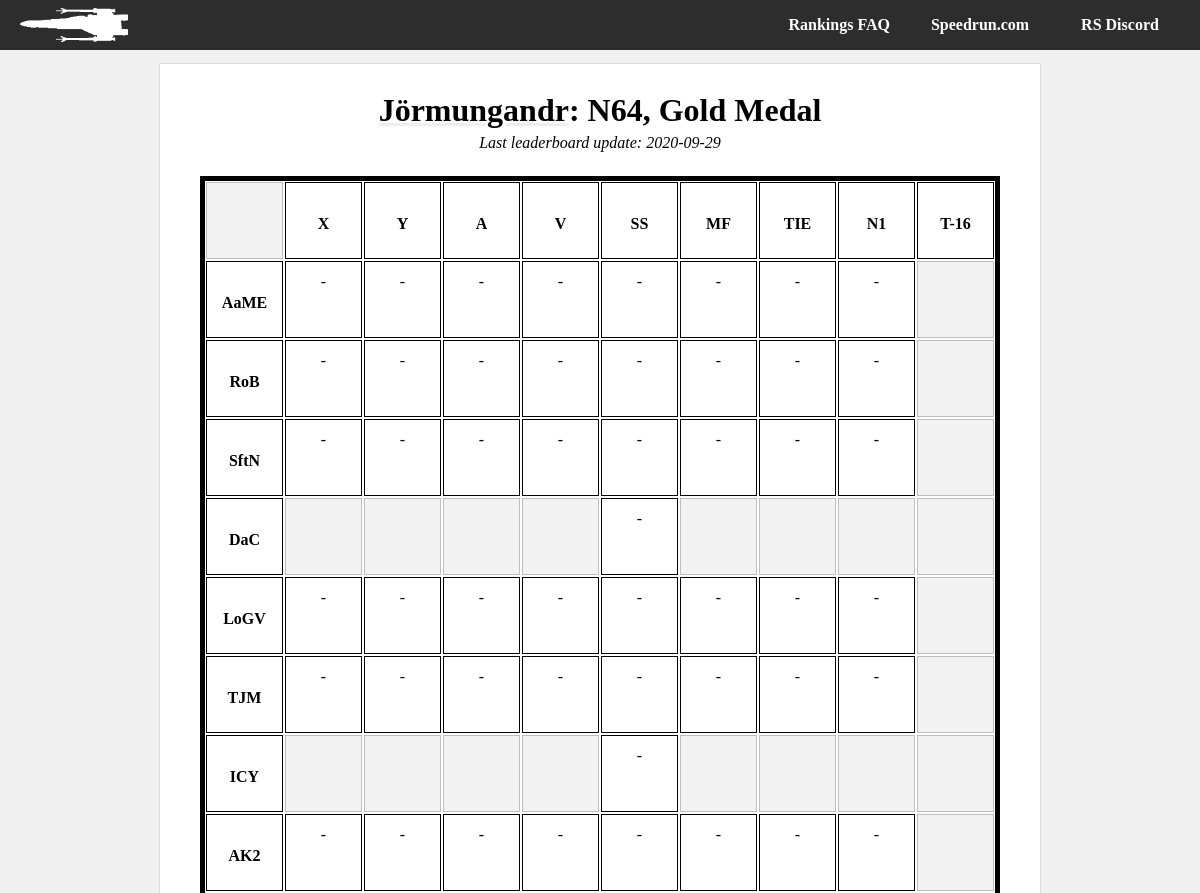
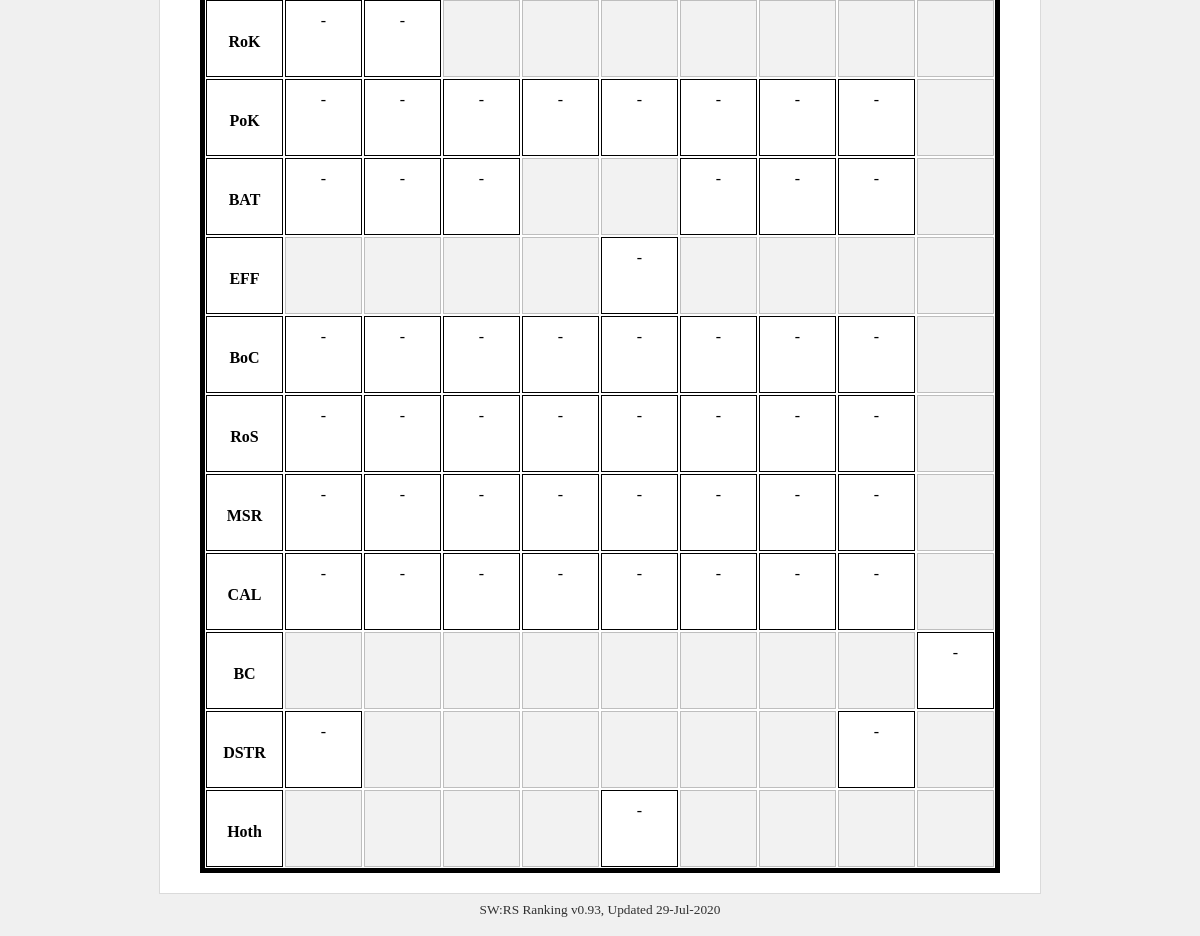
/player/Jörmungandr/n64_gold, run on the app's committed database (2 pictures, top to bottom).
### tables this page shows
CREATE TABLE metadata (field          text primary key,value          text);

### swrs.py (the view)
@app.route('/player/<player_id>/<category>')
def player_cat(player_id, category):
    con = lite.connect(DATABASE)
    with con:
        cur = con.cursor()
        cur.execute('SELECT value FROM metadata ' +
                    'WHERE field = "last_update"')
    last_up = cur.fetchall()[0][0]
    tag = last_up + '_' + category
    if category[0:2] == 'pc':
        console = "PC"
    elif category[0:3] == 'n64':
        console = 'N64'
    else:
        console = 'CONSOLE?'
    if category[-3:] == 'any':
        medal_type = "Any Medal"
    elif category[-4:] == 'gold':
        medal_type = 'Gold Medal'
    else:
        medal_type = 'MEDAL?'
    runs = []
    bests = []
    for lev in il_level_names:
        level_array = []
        bests_level = []
        for ship in il_category_names:
            cur = con.cursor()
            with con:
                cur.execute('SELECT level, category, time, rank, "src_link" ' +
                            'FROM il_runs_' + last_up + ' ' +
                            'WHERE player = "' + player_id + '" AND ' +
                            'platform = "' + console + '" AND ' +
                            'level = "' + lev + '" AND ' +
                            'category = "' + ship + '" AND ' +
                            'medal = "' + medal_type + '";')
            run = cur.fetchall()
            player_best = 0
            if run:
                run = list(run[0])
                player_best = run[2]
                run[2] = convert_seconds(player_best)
            level_array.append(run)
            with con:
                cur.execute('SELECT time ' +
                            'FROM il_runs_' + last_up + ' ' +
                            'WHERE rank = 1 AND ' +
                            'platform = "' + console + '" AND ' +
                            'level = "' + lev + '" AND ' +
                            'category = "' + ship + '" AND ' +
                            'medal = "' + medal_type + '";')
            best_run = cur.fetchall()
            if best_run:
                best_run = list(best_run[0])[0]
                print(player_best, best_run)
                best_run = player_best - best_run
                print(best_run)
                best_run = convert_seconds(best_run)
            bests_level.append(best_run)
        runs.append(level_array)
        bests.append(bests_level)
    try:
        return render_template('player-category.html',
                               name=player_id,
                               medal=medal_type,
                               platform=console,
                               runs=runs,
                               best_times=bests,
                               last_update=DATESTAMP)
    except Exception as e:
        return str(e)

### swrs.py (called while the page is built)
def convert_seconds(in_time):
    out_time = 'ERR'
    secs = in_time % 60
    mins = int((in_time - secs) // 60)
    if secs < 10:
        secs = '0' + str(secs)
    else:
        secs = str(secs)
    if len(secs) > 6:
        secs = secs[:6]
    elif len(secs) > 2:
        while len(secs) < 6:
            secs += '0'
    out_time = str(mins) + ':' + str(secs)
    return out_time

@app.teardown_appcontext
def close_connection(exception):
    db = getattr(g, '_database', None)
    if db is not None:
        db.close()

### templates/player-category.html (shortened to what this page needs)
{% from "macros.html" import header, footer, categories, title, pc_title, player_chart %}
{{ header(name +" | SWRS") }}
{% set link = "/player/" + name %}
{{ pc_title(name, platform, medal, last_update, link) }}</a>
{% set level_acronyms = ["AaME",
"RoB",
"SftN",
"DaC",
"LoGV",
"TJM",
"ICY",
"AK2",
"RoK",
"PoK",
"BAT",
"EFF",
"BoC",
"RoS",
"MSR",
"CAL",
"BC",
"DSTR",
"Hoth"] %}
    <div id="about">
            <div id="runs-table">
                <div class="runs-table-row">
                    <div class="runs-table-timebox header ghosted"> </div>
                    <div class="runs-table-timebox header"><div class="centertext">X</div></div>
                    <div class="runs-table-timebox header"><div class="centertext">Y</div></div>
                    <div class="runs-table-timebox header"><div class="centertext">A</div></div>
                    <div class="runs-table-timebox header"><div class="centertext">V</div></div>
                    <div class="runs-table-timebox header"><div class="centertext">SS</div></div>
                    <div class="runs-table-timebox header"><div class="centertext">MF</div></div>
                    <div class="runs-table-timebox header"><div class="centertext">TIE</div></div>
                    <div class="runs-table-timebox header"><div class="centertext">N1</div></div>
                    <div class="runs-table-timebox header"><div class="centertext">T-16</div></div>
                </div>
            {% for i in range(runs|length): %}
                {% set level = runs[i] %}
                <div class="runs-table-row {{ level_acronyms[i] }}">
                <div class="runs-table-timebox header"><div class="centertext">{{ level_acronyms[i] }}</div></div>
                {% for j in range(level|length): %}
                    {% set ship = level[j] %}
                    {% if i in [0, 1, 2, 4, 5, 7, 9, 12, 13, 14, 15]: %}
                        {% if j == 8: %}
                            {% set ghost = 'ghosted' %}
                        {% else %}
                            {% set ghost = '' %}
                        {% endif %}
                    {% elif i in [3, 6, 11, 18]: %}
                        {% if j not in [4]: %}
                            {% set ghost = 'ghosted' %}
                        {% else %}
                            {% set ghost = '' %}
                        {% endif %}
                    {% elif i in [8]: %}
                        {% if j not in [0, 1]: %}
                            {% set ghost = 'ghosted' %}
                        {% else %}
                            {% set ghost = '' %}
                        {% endif %}
                    {% elif i in [10]: %}
                        {% if j in [3, 4, 8]: %}
                            {% set ghost = 'ghosted' %}
                        {% else %}
                            {% set ghost = '' %}
                        {% endif %}
                    {% elif i in [16]: %}
                        {% if j not in [8]: %}
                            {% set ghost = 'ghosted' %}
                        {% else %}
                            {% set ghost = '' %}
                        {% endif %}
                    {% elif i in [17]: %}
                        {% if j == 7 and platform == 'N64': %}
                            {% set ghost = '' %}
                        {% elif j not in [0]: %}
                            {% set ghost = 'ghosted' %}
                        {% else %}
                            {% set ghost = '' %}
                        {% endif %}
                    {% endif %}
                    {% if ship[3] == 1 %}
                        {% set wr='wr'%}
                    {% endif %}
                        {% if ship: %}
                            <a href="{{ ship[4] }}" class="timebox">
                                <div class="runs-table-timebox {{ ghost }} {{ wr }}">
                                        <div class="runs-table-time">
                                            {{ ship[2] }}
                                        </div>
                                        <div class="runs-table-ranking {{wr}}">
                                        {% if ship[3] == 1 %}
                                                WR
                                        {% else %}
                                                <b>Rank {{ ship[3] }}</b>
                                            </div>
                                            <div class="runs-table-difference">
                                                (+{{ best_times[i][j] }})
                                        {% endif %}
                                        </div>
                                    <!--<div class="runs-table-diff">
                                        {% if ship[3] == 1 %}
                                            <b>+0:00</b>
                                        {% endif %}
                                    </div>-->
                                </div>
                            </a>
                        {% else %}
                    <div class="runs-table-timebox {{ ghost }} {{ wr }}">
                            {% if ghost == '': %}
                            -
                            {% endif %}
                    </div>
                        {% endif %}
                {% endfor %}
                </div>
            {% endfor %}
            </div>
    </div>
{{ footer() }}

### templates/macros.html (shortened to what this page needs)
{% macro header(header_text) %}
<html>
    <head>
        <link rel="stylesheet" type="text/css" href="{{ url_for('static', filename = 'style.css') }}" />
    </head>
    <body>
    <div id="container">
        {{ tabs() }}
    <div id="body-wrapper">
        <div id="body-content">
{% endmacro %}
{% macro tabs() %}
        <div id="body-tabs">
            <div id="lefttabs">
                <a href="/"><img src= {{ url_for('static', filename = 'logo.png') }}></a>
            </div>
            <div id="righttabs">
                <a href="https://discord.gg/Gp7swfc"><div id="tab" class="topplayers back">RS Discord</div></a>
            </div>
            <div id="righttabs">
                <a href="https://www.speedrun.com/rogue1/"><div id="tab" class="topplayers back">Speedrun.com</div></a>
            </div>
            <div id="righttabs">
                <a href="/faq"><div id="tab" class="topplayers back">Rankings FAQ</div></a>
            </div>
        </div>
{% endmacro %}
{% macro pc_title(name, platform, medal, date, link='') %}
            <div id="title">
                <h1>
                    <a href="{{link}}">{{ name }}</a>: {{platform}}, {{medal}}
                </h1>
                {% if date %}
                <div id="lastupdate">
                    <p>Last leaderboard update: {{ date[:4] }}-{{ date[4:6] }}-{{ date[6:] }}</p>
                </div>
                {% endif %}
            </div>
{% endmacro %}
{% macro footer() %}
            </div>
            <div id="footertext">
                <span title="v0.93 Madine">SW:RS Ranking v0.93, Updated 29-Jul-2020</span>
            </div>
        </div>
    </div>
    </body>
</html>
{% endmacro %}

### static/style.css (style rules this page uses)
body { font-family: 'LiberationSerif', 'Bookman', 'Times', Serif; margin: 0px; background: #f0f0f0; position: relative; }
#container { position: absolute; width: 100%; height: 100%; }
#body-wrapper { width: max-content; max-width: 95%; margin-left:auto; margin-right:auto; padding: 10px; display: block; position: relative; overflow: hidden !important; }
#body-tabs { display: block; overflow: hidden; background: #2d2d2d; padding: 0px 10px; height: 50px; background-repeat: no-repeat; background-size: auto 35px; background-attachment: fixed; background-position-x: center; background-position-y: 7px; }
#tab { display: inline-block; color: #ffffff; padding: 00px 20px; border-radius: 0px; margin: 0px; min-width: 100px; text-align: center; font-weight: bold; line-height: 50px; height: 100%; }
#lefttabs { float: left; }
#lefttabs img { padding: 8px 10px; height: 34px; }
#righttabs { float: right; }
#body-content { border: 1px #dadada solid; min-height: 100px; background: #ffffff; border-radius: 0px; margin-top: 3px; padding: 20px 40px; }
#title { text-align: center; margin: .5em 0em 1.5em 0em; font-weight: bold; font-style: italic; }
#title h1 { margin: 0em 0em .0em 0em; font-style: normal; }
h1 a { text-decoration: underline #eee; color: #000; }
#footertext { text-align: center; font-size: 10pt; padding: 8px; opacity: 0.8; }
#lastupdate p { font-weight: normal; padding: 0; margin: 5px 0 0 0; }
#runs-table { border: 5px solid #000000; overflow: hidden; }
.runs-table-row { display: flex; flex-direction: row; flex-wrap: nowrap; justify-content: flex-start; align-items: stretch; align-content: stretch; }
.runs-table-timebox { margin: 1px; width: 75px; height: 55px; line-height: 20px; padding-top: 10px; padding-bottom: 10px; border: 1px solid #000000; text-align: center; vertical-align: middle; }
.runs-table-timebox.header { font-weight: bold; display: flex; align-items: center; justify-content: center; }
.centertext { padding: 0 !important; line-height: 12pt; height: 10px; }
.runs-table-timebox.ghosted { opacity: 0.25; background: #cccccc; }

### data on the page
metadata: value "2020", value "09", value "29"

### other printed values
{{ name }} "Jörmungandr"
{{ platform }} "N64"
{{ medal }} "Gold Medal"
{{ level_acronyms[i] }} "AaME" "RoB" "SftN" "DaC" "LoGV" "TJM" "ICY" "AK2" "RoK" "PoK" "BAT" "EFF" "BoC" "RoS" "MSR" "CAL" "BC" "DSTR" "Hoth"
